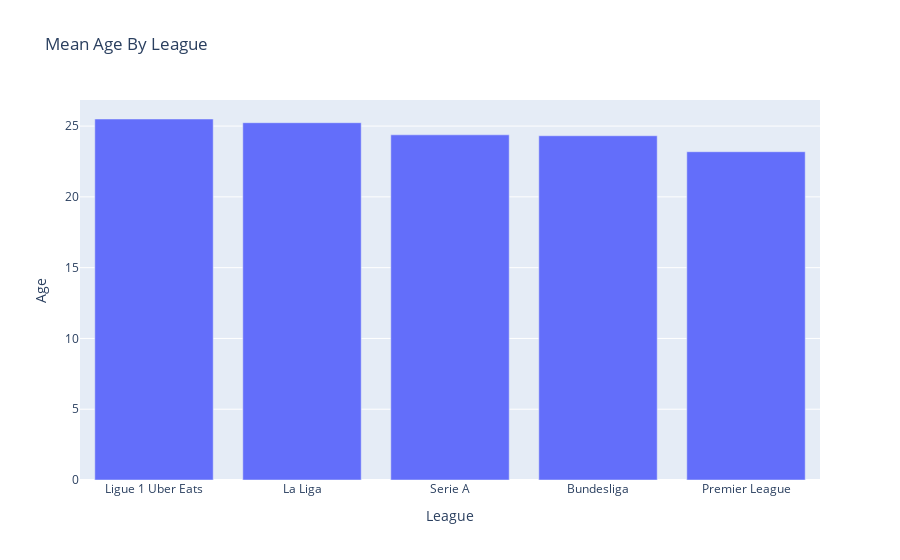

The notebook cell saved with this chart:
### Markdown cell above
### Leagues vs. Age

To analyze the relationship between leagues and ages

### Code cell
plots_mean('League', based_on='Age', bar=True, pie=False, data_frame=df_norm)

### Figure 1 — Plotly figure (JSON) as saved in the notebook; plotly's stock layout.template omitted (floating-point values rounded to 4 significant figures)
{"data": [{"alignmentgroup": "True", "hovertemplate": "League=%{x}<br>Age=%{y}<extra></extra>", "legendgroup": "", "marker": {"color": "#636efa", "pattern": {"shape": ""}}, "name": "", "offsetgroup": "", "orientation": "v", "showlegend": false, "textposition": "auto", "type": "bar", "x": ["Ligue 1 Uber Eats", "La Liga", "Serie A", "Bundesliga", "Premier League"], "xaxis": "x", "y": [25.5, 25.24, 24.38, 24.32, 23.19], "yaxis": "y"}], "layout": {"barmode": "relative", "legend": {"tracegroupgap": 0}, "title": {"text": " Mean Age By League"}, "xaxis": {"anchor": "y", "domain": [0, 1], "title": {"text": "League"}}, "yaxis": {"anchor": "x", "domain": [0, 1], "title": {"text": "Age"}}}}
